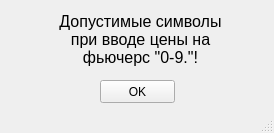
<?xml version="1.0" encoding="UTF-8"?>
<ui version="4.0">
 <class>MainWindow</class>
 <widget class="QMainWindow" name="MainWindow">
  <property name="geometry">
   <rect>
    <x>0</x>
    <y>0</y>
    <width>274</width>
    <height>133</height>
   </rect>
  </property>
  <property name="windowTitle">
   <string>Ошибка</string>
  </property>
  <property name="windowIcon">
   <iconset>
    <normaloff>../../../../../307313.png</normaloff>../../../../../307313.png</iconset>
  </property>
  <widget class="QWidget" name="centralwidget">
   <widget class="QPushButton" name="Ok_Button">
    <property name="geometry">
     <rect>
      <x>100</x>
      <y>80</y>
      <width>75</width>
      <height>23</height>
     </rect>
    </property>
    <property name="text">
     <string>OK</string>
    </property>
   </widget>
   <widget class="QLabel" name="label">
    <property name="geometry">
     <rect>
      <x>50</x>
      <y>9</y>
      <width>181</width>
      <height>61</height>
     </rect>
    </property>
    <property name="font">
     <font>
      <pointsize>12</pointsize>
     </font>
    </property>
    <property name="text">
     <string>Допустимые символы при вводе цены на фьючерс &quot;0-9.&quot;!</string>
    </property>
    <property name="alignment">
     <set>Qt::AlignCenter</set>
    </property>
    <property name="wordWrap">
     <bool>true</bool>
    </property>
   </widget>
  </widget>
  <widget class="QMenuBar" name="menubar">
   <property name="geometry">
    <rect>
     <x>0</x>
     <y>0</y>
     <width>274</width>
     <height>21</height>
    </rect>
   </property>
  </widget>
  <widget class="QStatusBar" name="statusbar"/>
 </widget>
 <resources/>
 <connections/>
</ui>
